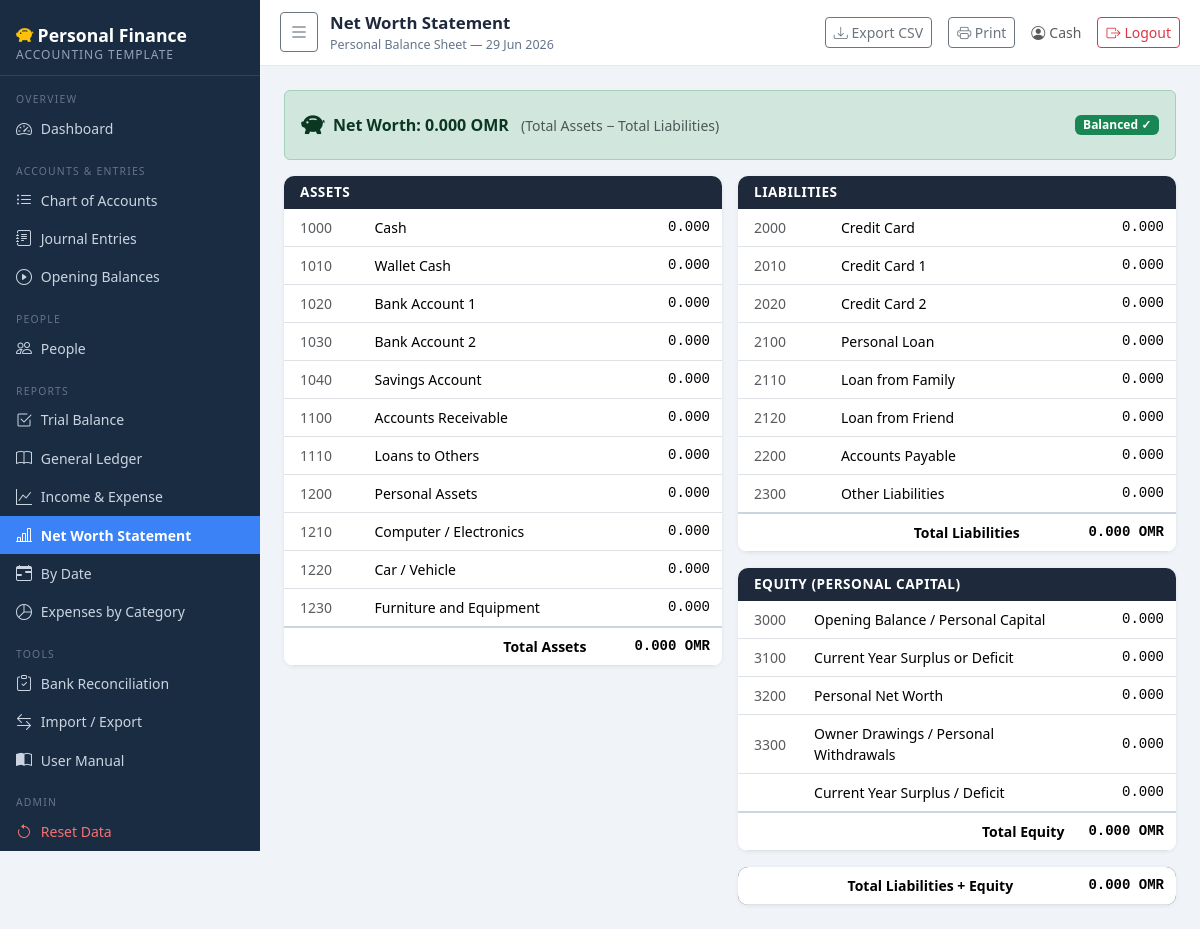
Screenshot of /reports/balance-sheet (signed in) with the database file from the repository.
### app.py (models this page shows, shortened)
class Account(db.Model):
    __tablename__ = 'account'
    id = db.Column(db.Integer, primary_key=True)
    code = db.Column(db.String(20), unique=True, nullable=False)
    name = db.Column(db.String(200), nullable=False)
    account_type = db.Column(db.String(50), nullable=False)
    parent_account_id = db.Column(db.Integer, db.ForeignKey('account.id'), nullable=True)
    description = db.Column(db.Text)
    is_active = db.Column(db.Boolean, default=True)
    created_at = db.Column(db.DateTime, default=datetime.utcnow)
    parent = db.relationship('Account', remote_side='Account.id',
                             backref=db.backref('children', lazy='dynamic'))
    @property
    def computed_normal_balance(self):
        if self.account_type in ('Asset', 'Expense'):
            return 'Debit'
        return 'Credit'

### app.py (the view)
@app.route('/reports/balance-sheet')
@login_required
def balance_sheet():
    data = build_balance_sheet()
    return render_template('balance_sheet.html', **data)

### app.py (called while the page is built)
def login_required(f):
    @wraps(f)
    def decorated(*args, **kwargs):
        if not session.get('logged_in'):
            return redirect(url_for('login', next=request.path))
        return f(*args, **kwargs)
    return decorated

def omr(value):
    if value is None:
        return '0.000 OMR'
    try:
        return f'{float(value):,.3f} OMR'
    except (TypeError, ValueError):
        return '0.000 OMR'

@app.context_processor
def inject_globals():
    return {'now': datetime.utcnow()}

def dec(value):
    if value is None:
        return Decimal('0')
    try:
        return Decimal(str(value))
    except Exception:
        return Decimal('0')

def get_account_totals(account_id, from_date=None, to_date=None):
    q = db.session.query(
        func.coalesce(func.sum(JournalLine.debit), 0),
        func.coalesce(func.sum(JournalLine.credit), 0)
    ).join(JournalEntry).filter(JournalLine.account_id == account_id)
    if from_date:
        q = q.filter(JournalEntry.date >= from_date)
    if to_date:
        q = q.filter(JournalEntry.date <= to_date)
    row = q.first()
    return dec(row[0]), dec(row[1])

def account_net_balance(account, from_date=None, to_date=None):
    td, tc = get_account_totals(account.id, from_date, to_date)
    if account.computed_normal_balance == 'Debit':
        return td - tc
    return tc - td

def build_income_expense(from_date=None, to_date=None):
    income_accounts = Account.query.filter_by(account_type='Income').order_by(Account.code).all()
    expense_accounts = Account.query.filter_by(account_type='Expense').order_by(Account.code).all()
    def rows_total(accounts):
        rows, total = [], Decimal('0')
        for a in accounts:
            bal = account_net_balance(a, from_date, to_date)
            rows.append({'account': a, 'balance': bal})
            total += bal
        return rows, total
    income_rows, total_income = rows_total(income_accounts)
    exp_rows, total_exp = rows_total(expense_accounts)
    surplus = total_income - total_exp
    return {
        'income_rows': income_rows, 'exp_rows': exp_rows,
        'total_income': total_income, 'total_exp': total_exp,
        'surplus': surplus,
    }

### templates/balance_sheet.html (shortened to what this page needs)
{% extends 'base.html' %}
{% block page_title %}Net Worth Statement{% endblock %}
{% block page_subtitle %}Personal Balance Sheet — {{ now.strftime('%d %b %Y') }}{% endblock %}
{% block topbar_actions %}
<a href="{{ url_for('export_balance_sheet') }}" class="btn btn-sm btn-outline-secondary no-print">
  <i class="bi bi-download"></i> Export CSV
</a>
<button onclick="window.print()" class="btn btn-sm btn-outline-secondary no-print">
  <i class="bi bi-printer"></i> Print
</button>
{% endblock %}
{% block content %}
<div class="alert {% if net_worth >= 0 %}alert-success{% else %}alert-danger{% endif %} d-flex align-items-center gap-2 mb-3">
  <i class="bi bi-piggy-bank-fill fs-4"></i>
  <div>
    <strong>Net Worth: {{ omr(net_worth) }}</strong>
    <span class="ms-2 small text-muted">(Total Assets − Total Liabilities)</span>
  </div>
  <span class="ms-auto badge {% if balanced %}bg-success{% else %}bg-danger{% endif %}">
    {% if balanced %}Balanced ✓{% else %}NOT Balanced ✗{% endif %}
  </span>
</div>
<div class="row g-3">
  <div class="col-lg-6">
    <div class="table-card">
      <div class="report-section-header" style="border-radius:4px 4px 0 0">ASSETS</div>
      <table class="table table-sm mb-0">
        <tbody>
          {% for row in asset_rows %}
          <tr>
            <td class="small text-muted ps-3">{{ row.account.code }}</td>
            <td class="ps-3">{{ row.account.name }}</td>
            <td class="text-end amount amount-credit">{{ '%.3f'|format(row.balance|float) }}</td>
          </tr>
          {% else %}
          <tr><td colspan="3" class="text-muted small ps-3">No assets.</td></tr>
          {% endfor %}
          <tr class="report-total-row">
            <td colspan="2" class="text-end fw-bold">Total Assets</td>
            <td class="text-end amount fw-bold">{{ omr(total_assets) }}</td>
          </tr>
        </tbody>
      </table>
    </div>
  </div>
  <div class="col-lg-6">
    <div class="table-card mb-3">
      <div class="report-section-header" style="border-radius:4px 4px 0 0">LIABILITIES</div>
      <table class="table table-sm mb-0">
        <tbody>
          {% for row in liab_rows %}
          <tr>
            <td class="small text-muted ps-3">{{ row.account.code }}</td>
            <td class="ps-3">{{ row.account.name }}</td>
            <td class="text-end amount amount-debit">{{ '%.3f'|format(row.balance|float) }}</td>
          </tr>
          {% else %}
          <tr><td colspan="3" class="text-muted small ps-3">No liabilities.</td></tr>
          {% endfor %}
          <tr class="report-total-row">
            <td colspan="2" class="text-end fw-bold">Total Liabilities</td>
            <td class="text-end amount fw-bold">{{ omr(total_liab) }}</td>
          </tr>
        </tbody>
      </table>
    </div>
    <div class="table-card">
      <div class="report-section-header" style="border-radius:4px 4px 0 0">EQUITY (Personal Capital)</div>
      <table class="table table-sm mb-0">
        <tbody>
          {% for row in equity_rows %}
          <tr>
            <td class="small text-muted ps-3">{{ row.account.code }}</td>
            <td class="ps-3">{{ row.account.name }}</td>
            <td class="text-end amount">{{ '%.3f'|format(row.balance|float) }}</td>
          </tr>
          {% endfor %}
          <tr>
            <td class="small text-muted ps-3"></td>
            <td class="ps-3">Current Year Surplus / Deficit</td>
            <td class="text-end amount {% if surplus >= 0 %}amount-credit{% else %}amount-debit{% endif %}">
              {{ '%.3f'|format(surplus|float) }}
            </td>
          </tr>
          <tr class="report-total-row">
            <td colspan="2" class="text-end fw-bold">Total Equity</td>
            <td class="text-end amount fw-bold">{{ omr(total_equity) }}</td>
          </tr>
        </tbody>
      </table>
    </div>
    <div class="table-card mt-3">
      <table class="table table-sm mb-0">
        <tbody>
          <tr class="report-grand-total-row">
            <td class="text-end fw-bold">Total Liabilities + Equity</td>
            <td class="text-end amount fw-bold">{{ omr(total_liab_equity) }}</td>
          </tr>
        </tbody>
      </table>
    </div>
  </div>
</div>
{% endblock %}

### templates/base.html (shortened to what this page needs)
<!DOCTYPE html>
<html lang="en">
<head>
<link rel="stylesheet" href="https://cdn.jsdelivr.net/npm/bootstrap@5.3.2/dist/css/bootstrap.min.css">
<link rel="stylesheet" href="https://cdn.jsdelivr.net/npm/bootstrap-icons@1.11.3/font/bootstrap-icons.min.css">
<link rel="stylesheet" href="{{ url_for('static', filename='style.css') }}">
</head>
<body>
<nav id="sidebar">
  <div class="sidebar-brand">
    <p class="app-title"><i class="bi bi-piggy-bank-fill text-warning me-1"></i>Personal Finance</p>
    <h6>Accounting Template</h6>
  </div>
  <div class="nav-section">
    <div class="nav-section-label">Overview</div>
    <a class="nav-link {% if request.endpoint == 'dashboard' %}active{% endif %}" href="{{ url_for('dashboard') }}">
      <i class="bi bi-speedometer2"></i> Dashboard
    </a>
  </div>
  <div class="nav-section">
    <div class="nav-section-label">Accounts &amp; Entries</div>
    <a class="nav-link {% if request.endpoint in ['accounts','account_new','account_edit'] %}active{% endif %}" href="{{ url_for('accounts') }}">
      <i class="bi bi-list-ul"></i> Chart of Accounts
    </a>
    <a class="nav-link {% if request.endpoint in ['journal_entries','journal_entry_detail','journal_entry_new','journal_entry_edit'] %}active{% endif %}" href="{{ url_for('journal_entries') }}">
      <i class="bi bi-journal-text"></i> Journal Entries
    </a>
    <a class="nav-link {% if request.endpoint == 'opening_balances' %}active{% endif %}" href="{{ url_for('opening_balances') }}">
      <i class="bi bi-play-circle"></i> Opening Balances
    </a>
  </div>
  <div class="nav-section">
    <div class="nav-section-label">People</div>
    <a class="nav-link {% if request.endpoint in ['people','person_new','person_edit'] %}active{% endif %}" href="{{ url_for('people') }}">
      <i class="bi bi-people"></i> People
    </a>
  </div>
  <div class="nav-section">
    <div class="nav-section-label">Reports</div>
    <a class="nav-link {% if request.endpoint == 'trial_balance' %}active{% endif %}" href="{{ url_for('trial_balance') }}">
      <i class="bi bi-check2-square"></i> Trial Balance
    </a>
    <a class="nav-link {% if request.endpoint == 'general_ledger' %}active{% endif %}" href="{{ url_for('general_ledger') }}">
      <i class="bi bi-book"></i> General Ledger
    </a>
    <a class="nav-link {% if request.endpoint == 'income_expense' %}active{% endif %}" href="{{ url_for('income_expense') }}">
      <i class="bi bi-graph-up"></i> Income &amp; Expense
    </a>
    <a class="nav-link {% if request.endpoint == 'balance_sheet' %}active{% endif %}" href="{{ url_for('balance_sheet') }}">
      <i class="bi bi-bar-chart-line"></i> Net Worth Statement
    </a>
    <a class="nav-link {% if request.endpoint == 'transactions_by_date' %}active{% endif %}" href="{{ url_for('transactions_by_date') }}">
      <i class="bi bi-calendar-range"></i> By Date
    </a>
    <a class="nav-link {% if request.endpoint == 'expenses_by_category' %}active{% endif %}" href="{{ url_for('expenses_by_category') }}">
      <i class="bi bi-pie-chart"></i> Expenses by Category
    </a>
  </div>
  <div class="nav-section">
    <div class="nav-section-label">Tools</div>
    <a class="nav-link {% if request.endpoint in ['bank_reconciliation','reconciliation_new','reconciliation_edit'] %}active{% endif %}" href="{{ url_for('bank_reconciliation') }}">
      <i class="bi bi-clipboard-check"></i> Bank Reconciliation
    </a>
    <a class="nav-link {% if request.endpoint == 'import_export' %}active{% endif %}" href="{{ url_for('import_export') }}">
      <i class="bi bi-arrow-left-right"></i> Import / Export
    </a>
    <a class="nav-link {% if request.endpoint == 'manual' %}active{% endif %}" href="{{ url_for('manual') }}">
      <i class="bi bi-book-half"></i> User Manual
    </a>
  </div>
  <div class="nav-section">
    <div class="nav-section-label">Admin</div>
    <a class="nav-link {% if request.endpoint == 'admin_reset' %}active{% endif %}" href="{{ url_for('admin_reset') }}" style="color:#f87171">
      <i class="bi bi-arrow-counterclockwise"></i> Reset Data
    </a>
  </div>
</nav>
<div id="main-content">
  <header class="topbar no-print">
    <button class="btn btn-sm btn-outline-secondary" id="sidebar-toggle" title="Toggle sidebar">
      <i class="bi bi-list fs-5"></i>
    </button>
    <div>
      <p class="topbar-title mb-0">{% block page_title %}{% endblock %}</p>
      <p class="topbar-subtitle mb-0">{% block page_subtitle %}Personal Finance Template — {{ now.strftime('%d %b %Y') }}{% endblock %}</p>
    </div>
    <div class="ms-auto d-flex align-items-center gap-3">
      {% block topbar_actions %}{% endblock %}
      {% if session.get('logged_in') %}
      <span class="text-muted small d-none d-md-inline">
        <i class="bi bi-person-circle me-1"></i>{{ session.get('username', 'admin') }}
      </span>
      <a href="{{ url_for('logout') }}" class="btn btn-sm btn-outline-danger" title="Sign out">
        <i class="bi bi-box-arrow-right me-1"></i>Logout
      </a>
      {% endif %}
    </div>
  </header>
  <div class="page-body">
    {% block content %}{% endblock %}
  </div>
</div>
</body>
</html>

### static/style.css (style rules this page uses)
:root { --sidebar-width: 260px; --primary-color: #2c6fad; --sidebar-bg: #1a2c42; --sidebar-text: #cbd5e1; --sidebar-active: #3b82f6; }
body { font-family: 'Segoe UI', system-ui, sans-serif; background: #f0f4f8; margin: 0; }
#sidebar { width: var(--sidebar-width); min-height: 100vh; background: var(--sidebar-bg); color: var(--sidebar-text); position: fixed; top: 0; left: 0; z-index: 100; overflow-y: auto; transition: transform 0.25s ease; }
#sidebar .sidebar-brand { padding: 1.2rem 1rem 0.8rem; border-bottom: 1px solid rgba(255,255,255,0.1); }
#sidebar .sidebar-brand h6 { font-size: 0.75rem; text-transform: uppercase; letter-spacing: 1px; color: #94a3b8; margin: 0; }
#sidebar .sidebar-brand .app-title { font-size: 1.1rem; font-weight: 700; color: #fff; margin: 0.15rem 0 0; }
#sidebar .nav-section { padding: 0.6rem 0 0; }
#sidebar .nav-section-label { font-size: 0.65rem; text-transform: uppercase; letter-spacing: 1.2px; color: #64748b; padding: 0.4rem 1rem 0.1rem; }
#sidebar .nav-link { display: flex; align-items: center; gap: 0.55rem; color: var(--sidebar-text); padding: 0.45rem 1rem; font-size: 0.875rem; border-radius: 0; transition: background 0.15s, color 0.15s; }
#sidebar .nav-link.active { background: var(--sidebar-active); color: #fff; font-weight: 600; }
#sidebar .nav-link .bi { font-size: 1rem; flex-shrink: 0; }
#main-content { margin-left: var(--sidebar-width); min-height: 100vh; transition: margin-left 0.25s ease; }
.topbar { background: #fff; border-bottom: 1px solid #e2e8f0; padding: 0.65rem 1.25rem; display: flex; align-items: center; gap: 0.75rem; position: sticky; top: 0; z-index: 50; }
.topbar-title { font-size: 1.05rem; font-weight: 600; color: #1e293b; margin: 0; }
.topbar-subtitle { font-size: 0.78rem; color: #64748b; margin: 0; }
.page-body { padding: 1.5rem; }
.table-card { border-radius: 10px; box-shadow: 0 1px 4px rgba(0,0,0,0.07); overflow: hidden; background: #fff; }
.table-card .table { margin-bottom: 0; }
.table-card .table td { padding: 0.5rem 0.75rem; vertical-align: middle; font-size: 0.875rem; }
.amount { font-family: 'Cascadia Code', 'Courier New', monospace; font-size: 0.875rem; white-space: nowrap; }
.amount-debit { color: #dc2626; }
.amount-credit { color: #16a34a; }
.report-section-header { background: #1e293b; color: #fff; padding: 0.4rem 1rem; font-weight: 600; font-size: 0.85rem; text-transform: uppercase; letter-spacing: 0.5px; border-radius: 4px 4px 0 0; margin-bottom: 0; }
.report-total-row { background: #f1f5f9; font-weight: 700; border-top: 2px solid #cbd5e1 !important; }
.report-grand-total-row { background: #1e293b; color: #fff; font-weight: 700; }

### rows the page displays
Account: get "Cash", account.code "1000", account.name "Cash"
Account: account.code "1010", account.name "Wallet Cash"
Account: account.code "1020", account.name "Bank Account 1"
Account: account.code "1030", account.name "Bank Account 2"
Account: account.code "1040", account.name "Savings Account"
Account: account.code "1100", account.name "Accounts Receivable"
Account: account.code "1110", account.name "Loans to Others"
Account: account.code "1200", account.name "Personal Assets"
Account: account.code "1210", account.name "Computer / Electronics"
Account: account.code "1220", account.name "Car / Vehicle"
Account: account.code "1230", account.name "Furniture and Equipment"
Account: account.code "2000", account.name "Credit Card"
Account: account.code "2010", account.name "Credit Card 1"
Account: account.code "2020", account.name "Credit Card 2"
Account: account.code "2100", account.name "Personal Loan"
Account: account.code "2110", account.name "Loan from Family"
Account: account.code "2120", account.name "Loan from Friend"
Account: account.code "2200", account.name "Accounts Payable"
Account: account.code "2300", account.name "Other Liabilities"
Account: account.code "3000", account.name "Opening Balance / Personal Capital"
Account: account.code "3100", account.name "Current Year Surplus or Deficit"
Account: account.code "3200", account.name "Personal Net Worth"
Account: account.code "3300", account.name "Owner Drawings / Personal Withdrawals"

### other values shown
{{ omr(net_worth) }} "0.000 OMR"
{{ '%.3f'|format(row.balance|float) }} "0.000" "0.000" "0.000" "0.000" "0.000" "0.000" "0.000" "0.000" "0.000" "0.000" "0.000"
{{ omr(total_assets) }} "0.000 OMR"
{{ '%.3f'|format(row.balance|float) }} "0.000" "0.000" "0.000" "0.000" "0.000" "0.000" "0.000" "0.000"
{{ omr(total_liab) }} "0.000 OMR"
{{ '%.3f'|format(row.balance|float) }} "0.000" "0.000" "0.000" "0.000"
{{ '%.3f'|format(surplus|float) }} "0.000"
{{ omr(total_equity) }} "0.000 OMR"
{{ omr(total_liab_equity) }} "0.000 OMR"
